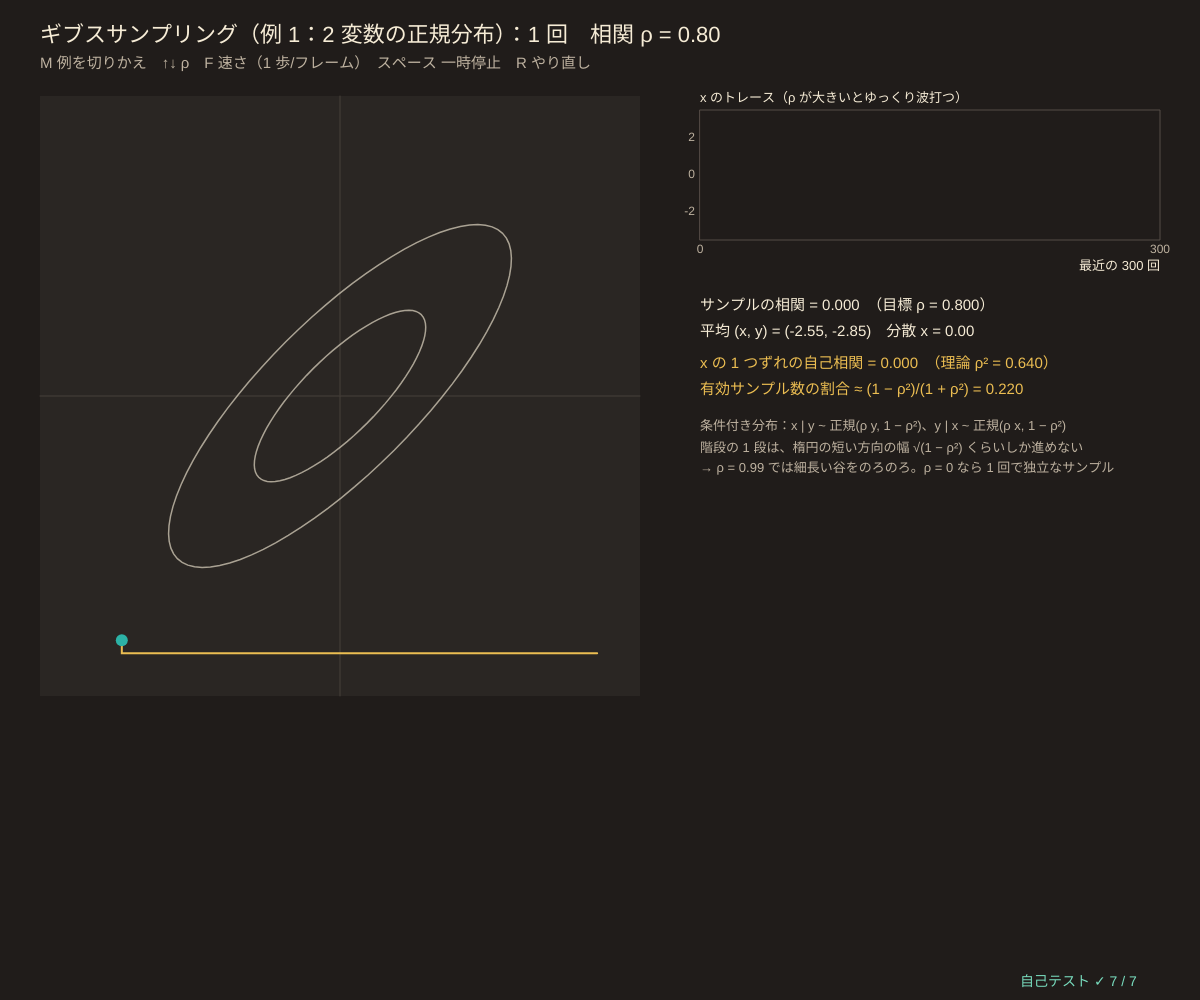
Frame 1 (no input)
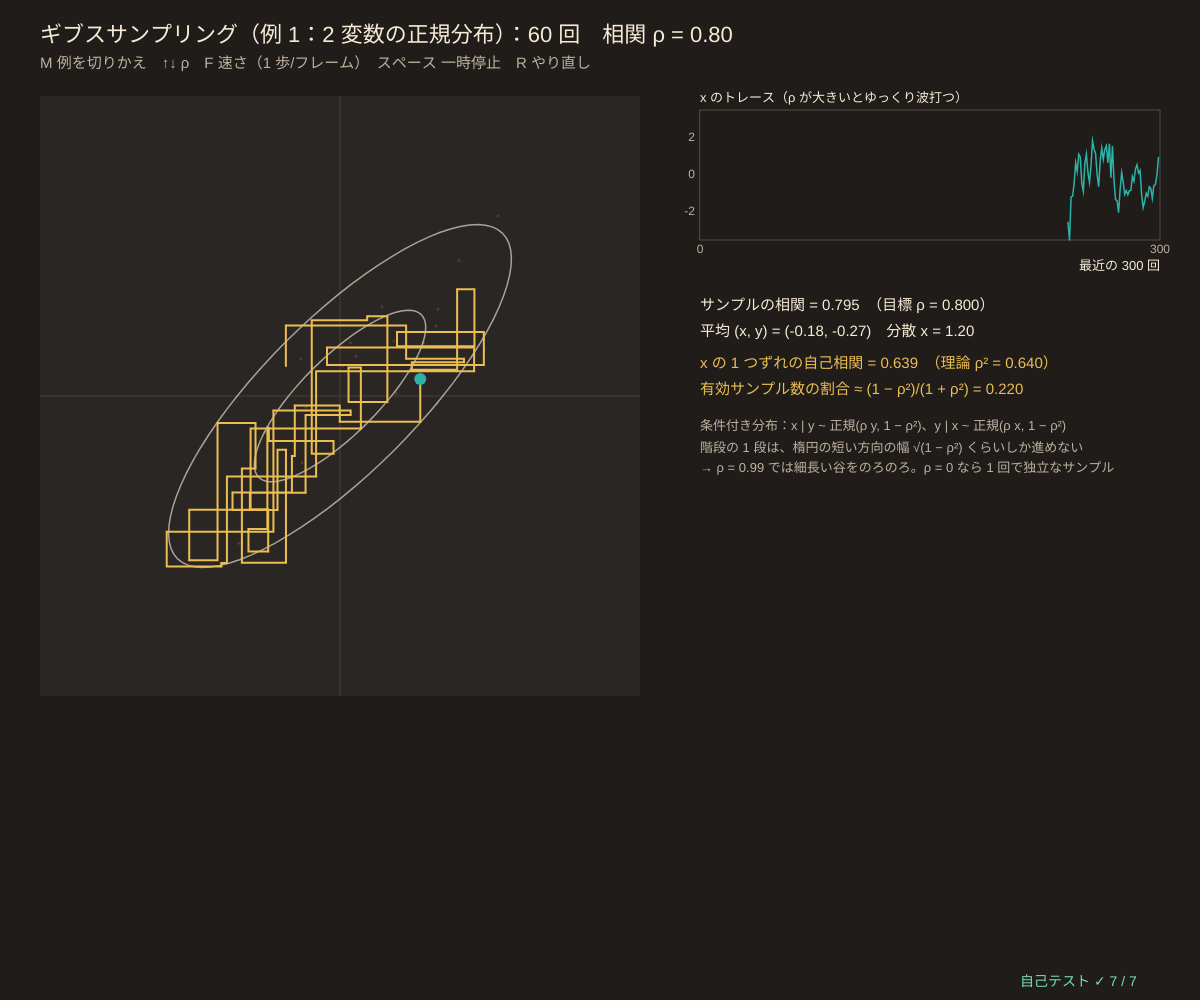
Frame 60 (no input)
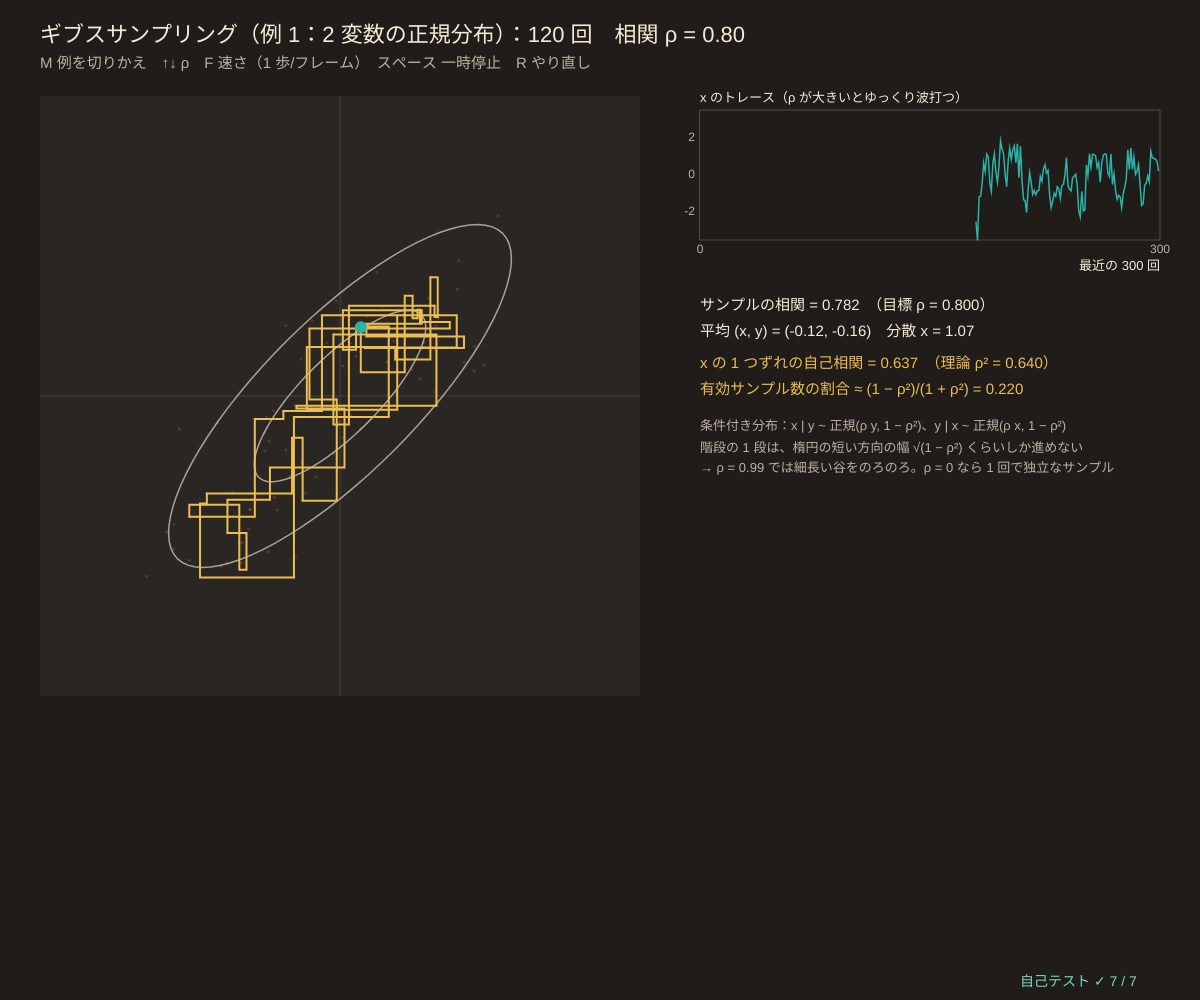
Frame 120 (the mouse pressed at the canvas centre since frame 60)

The p5.js sketch that drew these frames (run headless with seeded random() and noise() and a simulated clock; from frame 60 on, the mouse is pressed at the canvas centre):

// p5.js sketch
// ── sketch.js
// ============================================
// 12 ギブスサンプリング ─ 変数を 1 つずつ、「ほかを固定したときの分布（条件付き分布）」から引き直す
// 2 変数の正規分布（相関 ρ）なら、x | y は 平均 ρy・分散 1 − ρ² の正規分布。x を引き、次に y を引く…をくり返す。
// 動きは必ず軸に平行（階段）。相関が強いと細長い谷を小さな階段でしか進めず、ゆっくりになる（x の 1 つずれの自己相関 = ρ²）
// M で 2 つ目の例：ノイズの入った白黒の画像。「となりどうしは同じ色になりやすい」（イジング事前分布）と
// 「観測した色に近い」を合わせた条件付き確率で、画素を 1 つずつ引き直すとノイズが消えていく
// M 例を切りかえ / ↑↓ 相関 ρ（例 1）・← → となりの結びつき J（例 2）/ N ノイズを作り直す / F 速さ / スペース 一時停止 / R やり直し
// ============================================

let rho = 0.8;                           // ★ 相関（−0.99〜0.99）
let couplingJ = 0.8;                     // ★ となりの画素の結びつき J（0 = 事前分布なし）
const FLIP = 0.15;                       // ★ ノイズ：画素が反転している割合
const IMG_W = 64, IMG_H = 40;            // 画像の大きさ
const SPEEDS = ['ゆっくり', '1 歩/フレーム', '全力'];
let demo = 0, speedIdx = 1, paused = false;
// 例 1：正規分布
let gp = [3, -3], stairs = [], gxs = [], gn = 0, sxy = [0, 0, 0, 0, 0], dotBuf = null, plotSq = null;
// 例 2：画像
let clean, noisy, spins, postSum, nSweeps = 0, imgBufs = {};

function setup() {
  createCanvas(windowWidth, windowHeight);
  selfTest();
  seedRng(12); resetNormal(); makeImages();
}

// ---- 例 1：2 変数の正規分布
function resetNormal() { gp = [3, -3]; stairs = [gp.slice()]; gxs = []; gn = 0; sxy = [0, 0, 0, 0, 0]; if (dotBuf) dotBuf.clear(); }
// ★ ギブスの 1 回 = x | y を引いて、y | x を引く
function gibbsNormal(p, r) {
  let sd = Math.sqrt(1 - r * r);
  let x = r * p[1] + sd * randn();
  let y = r * x + sd * randn();
  return [x, y];
}
function normalStep() {
  let q = gibbsNormal(gp, rho);
  stairs.push([q[0], gp[1]], q.slice()); if (stairs.length > 80) stairs.splice(0, stairs.length - 80);
  gp = q; gn++; gxs.push(q[0]); if (gxs.length > 20000) gxs.splice(0, gxs.length - 20000);
  sxy[0] += q[0]; sxy[1] += q[1]; sxy[2] += q[0] * q[0]; sxy[3] += q[1] * q[1]; sxy[4] += q[0] * q[1];
  if (dotBuf && plotSq) { let s = toSq(q); dotBuf.noStroke(); dotBuf.fill(DICE[0], DICE[1], DICE[2], 70); dotBuf.circle(s[0] - plotSq.x, s[1] - plotSq.y, 3); }
}
function sampleCorr(s, n) {              // 相関係数（合計から）
  if (n < 2) return 0;
  let mx = s[0] / n, my = s[1] / n, vx = s[2] / n - mx * mx, vy = s[3] / n - my * my;
  return vx > 0 && vy > 0 ? (s[4] / n - mx * my) / Math.sqrt(vx * vy) : 0;
}
function lagCorr(xs, k) {                // ずれ k の自己相関
  let n = xs.length, m = meanOf(xs), v = 0, c = 0;
  if (n <= k + 2) return 0;
  for (let x of xs) v += (x - m) * (x - m);
  for (let i = 0; i + k < n; i++) c += (xs[i] - m) * (xs[i + k] - m);
  return v > 0 ? c / v : 0;
}
function toSq(p) { return [plotSq.x + ((p[0] + 3.5) / 7) * plotSq.w, plotSq.y + ((3.5 - p[1]) / 7) * plotSq.w]; }

// ---- 例 2：ノイズ除去（値は +1 = 白、−1 = 黒）
function cleanPixel(i, j) {              // ★ 元の絵（自作の図形：丸、四角、斜めの帯）
  let x = i / IMG_W, y = j / IMG_H;
  if ((x - 0.25) ** 2 * 2.5 + (y - 0.5) ** 2 < 0.07) return 1;
  if (x > 0.5 && x < 0.9 && y > 0.18 && y < 0.42) return 1;
  if (x > 0.5 && Math.abs(y - 0.75 - (x - 0.7) * 0.6) < 0.08) return 1;
  return -1;
}
function makeImages() {
  clean = new Int8Array(IMG_W * IMG_H); noisy = new Int8Array(IMG_W * IMG_H);
  for (let j = 0; j < IMG_H; j++) for (let i = 0; i < IMG_W; i++) { let k = j * IMG_W + i; clean[k] = cleanPixel(i, j); noisy[k] = rnd() < FLIP ? -clean[k] : clean[k]; }
  resetSpins();
}
function resetSpins() { spins = Int8Array.from(noisy); postSum = new Float64Array(IMG_W * IMG_H); nSweeps = 0; }
// ★ 画素 k の条件付き確率 P(白 | となり, 観測) = 1 / (1 + exp(−2 (J Σ となり + h y_k)))、h = ½ ln((1 − ノイズ)/ノイズ)
function gibbsSweep(sp, obs, cj, w, h) {
  let hb = 0.5 * Math.log((1 - FLIP) / FLIP);
  for (let j = 0; j < h; j++) for (let i = 0; i < w; i++) {
    let k = j * w + i, nb = 0;
    if (i > 0) nb += sp[k - 1]; if (i < w - 1) nb += sp[k + 1]; if (j > 0) nb += sp[k - w]; if (j < h - 1) nb += sp[k + w];
    sp[k] = rnd() < 1 / (1 + Math.exp(-2 * (cj * nb + hb * obs[k]))) ? 1 : -1;
  }
}
function imageSweep() { gibbsSweep(spins, noisy, couplingJ, IMG_W, IMG_H); nSweeps++; if (nSweeps > 5) for (let k = 0; k < spins.length; k++) postSum[k] += spins[k]; }
function errRate(a) { let e = 0; for (let k = 0; k < clean.length; k++) if (a[k] !== clean[k]) e++; return e / clean.length; }
function postMeanImage() { let n = Math.max(1, nSweeps - 5); return Int8Array.from(postSum, (v) => (nSweeps > 5 ? (v / n >= 0 ? 1 : -1) : 0)); }

function draw() {
  background(...BG);
  if (!paused) {
    let reps = speedIdx === 0 ? (frameCount % 6 === 0 ? 1 : 0) : speedIdx === 1 ? 1 : 0, t0 = performance.now();
    if (speedIdx === 2) { while (performance.now() - t0 < 6) { if (demo === 0) for (let k = 0; k < 20; k++) normalStep(); else imageSweep(); } }
    else for (let k = 0; k < reps; k++) demo === 0 ? normalStep() : imageSweep();
  }
  if (demo === 0) drawNormal(); else drawImages();
  drawSelfTest(width - 180, height - 14);
}

function drawNormal() {
  hudTitle('ギブスサンプリング（例 1：2 変数の正規分布）：' + gn + ' 回　相関 ρ = ' + fmtN(rho, 2),
    'M 例を切りかえ　↑↓ ρ　F 速さ（' + SPEEDS[speedIdx] + '）　スペース ' + (paused ? '再開' : '一時停止') + '　R やり直し');
  let side = Math.min(height - 140, width * 0.5); plotSq = { x: 40, y: 96, w: side };
  if (!dotBuf || dotBuf.width !== Math.round(side)) { dotBuf = createGraphics(Math.round(side), Math.round(side)); dotBuf.pixelDensity(1); }
  noStroke(); fill(42, 38, 35); rect(plotSq.x, plotSq.y, side, side);
  stroke(70, 64, 58); strokeWeight(1); let o = toSq([0, 0]); line(plotSq.x, o[1], plotSq.x + side, o[1]); line(o[0], plotSq.y, o[0], plotSq.y + side);
  image(dotBuf, plotSq.x, plotSq.y);
  for (let rr of [1, 2]) {                // 等高線：1σ・2σ の楕円（主軸は 45°）
    let pts = []; for (let k = 0; k <= 80; k++) { let t = (k / 80) * 2 * Math.PI, a = rr * Math.sqrt(1 + rho) * Math.cos(t), b = rr * Math.sqrt(1 - rho) * Math.sin(t); pts.push(toSq([(a + b) / Math.SQRT2, (a - b) / Math.SQRT2])); }
    stroke(...CREAM, 160); strokeWeight(1.5); polyline(pts);
  }
  stroke(...MUSTARD); strokeWeight(2); polyline(stairs.map(toSq));
  let c = toSq(gp); noStroke(); fill(...TEAL); circle(c[0], c[1], 12);

  let rx = plotSq.x + side + 60, rw = width - rx - 40;
  let g1 = { x: rx, y: 110, w: rw, h: 130, x0: 0, x1: 300, y0: -3.5, y1: 3.5 };
  plotAxes(g1, '最近の 300 回', 'x のトレース（ρ が大きいとゆっくり波打つ）', [0, 300], [-2, 0, 2]);
  let tail = gxs.slice(-300); drawCurve(g1, tail, TEAL, 1.5, 300 - tail.length);
  let n = Math.max(1, gn), ty = 310, r1 = frameCount % 20 === 0 || !drawNormal.r1 ? (drawNormal.r1 = lagCorr(gxs.slice(-5000), 1)) : drawNormal.r1;
  noStroke(); fill(...CREAM); textSize(15); textAlign(LEFT, BASELINE);
  text('サンプルの相関 = ' + fmtN(sampleCorr(sxy, gn), 3) + '　（目標 ρ = ' + fmtN(rho, 3) + '）', rx, ty);
  text('平均 (x, y) = (' + fmtN(sxy[0] / n, 2) + ', ' + fmtN(sxy[1] / n, 2) + ')　分散 x = ' + fmtN(sxy[2] / n - (sxy[0] / n) ** 2, 2), rx, ty + 26);
  fill(...MUSTARD); text('x の 1 つずれの自己相関 = ' + fmtN(r1, 3) + '　（理論 ρ² = ' + fmtN(rho * rho, 3) + '）', rx, ty + 58);
  text('有効サンプル数の割合 ≈ (1 − ρ²)/(1 + ρ²) = ' + fmtN((1 - rho * rho) / (1 + rho * rho), 3), rx, ty + 84);
  fill(...SUB); textSize(13);
  text('条件付き分布：x | y ~ 正規(ρ y, 1 − ρ²)、y | x ~ 正規(ρ x, 1 − ρ²)', rx, ty + 120);
  text('階段の 1 段は、楕円の短い方向の幅 √(1 − ρ²) くらいしか進めない', rx, ty + 142);
  text('→ ρ = 0.99 では細長い谷をのろのろ。ρ = 0 なら 1 回で独立なサンプル', rx, ty + 162);
}

function drawImages() {
  hudTitle('ギブスサンプリング（例 2：画像のノイズ除去）：' + nSweeps + ' スイープ　J = ' + fmtN(couplingJ, 2) + '　ノイズ ' + Math.round(FLIP * 100) + '%',
    'M 例を切りかえ　← → J　N ノイズを作り直す　F 速さ（' + SPEEDS[speedIdx] + '）　スペース ' + (paused ? '再開' : '一時停止') + '　R やり直し');
  let pm = postMeanImage(), panels = [['元の絵（答え）', clean], ['観測（ノイズ入り）', noisy], ['いまのサンプル', spins], ['平均して多数決（事後平均）', pm]];
  let pw = Math.min((width - 120) / 2, ((height - 230) / 2) * (IMG_W / IMG_H)), ph = pw * (IMG_H / IMG_W);
  drawingContext.imageSmoothingEnabled = false;
  panels.forEach(([name, arr], k) => {
    let x = 40 + (k % 2) * (pw + 40), y = 110 + Math.floor(k / 2) * (ph + 50);
    if (!imgBufs[k]) { imgBufs[k] = createGraphics(IMG_W, IMG_H); imgBufs[k].pixelDensity(1); }
    let b = imgBufs[k]; b.loadPixels();
    for (let q = 0; q < arr.length; q++) { let v = arr[q] > 0 ? 240 : arr[q] < 0 ? 36 : 110; b.pixels[4 * q] = v; b.pixels[4 * q + 1] = v * 0.95; b.pixels[4 * q + 2] = v * 0.85; b.pixels[4 * q + 3] = 255; }
    b.updatePixels(); image(b, x, y, pw, ph);
    noStroke(); fill(...CREAM); textSize(15); textAlign(LEFT, BASELINE);
    text(name + (k > 0 && (k < 3 || nSweeps > 5) ? '　まちがい ' + fmtN(100 * errRate(arr), 1) + '%' : ''), x, y - 8);
  });
  drawingContext.imageSmoothingEnabled = true;
  fill(...SUB); textSize(13); textAlign(LEFT, BASELINE);
  text('白 = +1、黒 = −1。P(白 | となり, 観測) = 1 / (1 + exp(−2 (J × となりの合計 + h × 観測)))。J = 0 だと観測をなぞるだけ、J が大きすぎると細部が消える', 40, height - 40);
}

function keyPressed() {
  if (key === 'm' || key === 'M') demo = 1 - demo;
  if (key === UP_ARROW && demo === 0) { rho = Math.min(0.99, Math.round((rho + 0.1) * 100) / 100); if (rho > 0.9) rho = 0.99; resetNormal(); }
  if (key === DOWN_ARROW && demo === 0) { rho = rho >= 0.99 ? 0.9 : Math.max(-0.9, Math.round((rho - 0.1) * 100) / 100); resetNormal(); }
  if (key === RIGHT_ARROW && demo === 1) { couplingJ = Math.min(2, Math.round((couplingJ + 0.1) * 10) / 10); resetSpins(); }
  if (key === LEFT_ARROW && demo === 1) { couplingJ = Math.max(0, Math.round((couplingJ - 0.1) * 10) / 10); resetSpins(); }
  if (key === 'n' || key === 'N') makeImages();
  if (key === 'f' || key === 'F') speedIdx = (speedIdx + 1) % SPEEDS.length;
  if (key === ' ') paused = !paused;
  if (key === 'r' || key === 'R') { resetNormal(); resetSpins(); }
  return false;
}

// ============================================
// やってみよう
// ・ρ = 0、0.8、0.99 で、階段の形とトレースの波打ち方を比べる。自己相関はいつも ρ² になっている？
// ・ρ = −0.8 にすると楕円の向きは？ 自己相関 ρ² は正のまま？
// ・例 2 で J = 0、0.8、2 を比べる。まちがいがいちばん少ない J は？
// ・FLIP を 0.3 に上げる。cleanPixel を書きかえて自分の絵（文字や模様）でも試す
// ============================================

// ---- 自己テスト
function normPdf2(x, y, r) { return Math.exp(-(x * x - 2 * r * x * y + y * y) / (2 * (1 - r * r))) / (2 * Math.PI * Math.sqrt(1 - r * r)); }
function normPdf1(x, m, v) { return Math.exp(-((x - m) ** 2) / (2 * v)) / Math.sqrt(2 * Math.PI * v); }
function selfTest() {
  selfTestResults = [];
  let worst = 0;
  for (let [x, y] of [[0.3, -1.2], [2, 1.5], [-0.7, 0.4]]) worst = Math.max(worst, Math.abs(normPdf2(x, y, 0.8) / normPdf1(y, 0, 1) - normPdf1(x, 0.8 * y, 1 - 0.64)));
  check('条件付き分布：p(x, y)/p(y) = 正規(ρy, 1 − ρ²)（ずれ ' + worst.toExponential(1) + '）', worst < 1e-12);
  seedRng(1201); let p = [0, 0], xs = [], s = [0, 0, 0, 0, 0], nT = 40000;
  for (let t = 0; t < nT; t++) { p = gibbsNormal(p, 0.8); xs.push(p[0]); s[0] += p[0]; s[1] += p[1]; s[2] += p[0] * p[0]; s[3] += p[1] * p[1]; s[4] += p[0] * p[1]; }
  let ess = (nT * (1 - 0.64)) / (1 + 0.64), rc = sampleCorr(s, nT);
  check('ρ = 0.8：サンプルの相関 ' + fmtN(rc, 4) + ' ≈ 0.8', Math.abs(rc - 0.8) < Math.max(0.02, (4 * (1 - 0.64)) / Math.sqrt(ess)));
  check('平均 ≈ 0、分散 ≈ 1（許容 4 SE）', Math.abs(s[0] / nT) < 4 / Math.sqrt(ess) && Math.abs(s[2] / nT - 1) < 0.06);
  let r1 = lagCorr(xs, 1);
  check('x の 1 つずれの自己相関 ' + fmtN(r1, 3) + ' ≈ ρ² = 0.64', Math.abs(r1 - 0.64) < 0.03);
  seedRng(1202); let p2 = [0, 0], x99 = [];
  for (let t = 0; t < 20000; t++) { p2 = gibbsNormal(p2, 0.99); x99.push(p2[0]); }
  let r99 = lagCorr(x99, 1);
  check('ρ = 0.99 は遅い：自己相関 ' + fmtN(r99, 3) + ' ≈ 0.98', r99 > 0.95);
  // 2 × 2 の画像（4 画素）：ランダムに 1 画素えらぶギブスの遷移行列 16 × 16 を正確に作り、定常分布 = ボルツマン分布
  let obs = [1, -1, 1, 1], cj = 0.7, hb = 0.4, edges = [[0, 1], [2, 3], [0, 2], [1, 3]], nbrs = [[1, 2], [0, 3], [0, 3], [1, 2]];
  let spinOf = (st, i) => ((st >> i) & 1 ? 1 : -1), boltz = [];
  for (let st = 0; st < 16; st++) { let e = 0; for (let [a, b] of edges) e += cj * spinOf(st, a) * spinOf(st, b); for (let i = 0; i < 4; i++) e += hb * obs[i] * spinOf(st, i); boltz.push(Math.exp(e)); }
  let zb = sumOf(boltz), piB = boltz.map((v) => v / zb), km = zerosMat(16);
  for (let st = 0; st < 16; st++) for (let i = 0; i < 4; i++) {
    let nb = nbrs[i].reduce((acc, j) => acc + spinOf(st, j), 0), pUp = 1 / (1 + Math.exp(-2 * (cj * nb + hb * obs[i])));
    km[st][st | (1 << i)] += 0.25 * pUp; km[st][st & ~(1 << i)] += 0.25 * (1 - pUp);
  }
  check('4 画素のギブス：行の合計 = 1、π P = π（π = ボルツマン分布）', rowSumErr(km) < 1e-12 && maxAbsDiff(vecMat(piB, km), piB) < 1e-14 && maxAbsDiff(stationaryExact(km), piB) < 1e-12);
  // ノイズ除去：事後平均の多数決は、観測よりずっとまちがいが少ない
  seedRng(1203); makeImages(); let eNoisy = errRate(noisy);
  for (let t = 0; t < 40; t++) imageSweep();
  let eMean = errRate(postMeanImage());
  check('ノイズ除去：まちがい ' + fmtN(100 * eNoisy, 1) + '% → ' + fmtN(100 * eMean, 1) + '%（半分未満）', eMean < eNoisy / 2);
  reportSelfTest();
}

// ==================================================
// ここから下は「マルコフ連鎖の道具」（中身は読まなくても OK。消さないでね）
// ==================================================
// ---- 色と小さな道具
const BG = [32, 28, 26];                // 背景（あたたかい炭色）
const CREAM = [246, 236, 214], DICE = [236, 96, 58], TEAL = [44, 178, 166], MUSTARD = [236, 190, 82], PLUM = [190, 130, 200], SUB = [190, 178, 160];
const STATE_COLS = [[236, 96, 58], [44, 178, 166], [236, 190, 82], [190, 130, 200], [120, 190, 240], [150, 210, 110], [240, 140, 170], [200, 170, 130]];
function clampv(v, a, b) { return v < a ? a : v > b ? b : v !== v ? a : v; }     // NaN なら a に戻す
function sumOf(a) { let s = 0; for (let v of a) s += v; return s; }
function meanOf(a) { return a.length ? sumOf(a) / a.length : 0; }
function sampleFrom(p) { let u = rnd() * sumOf(p), c = 0; for (let i = 0; i < p.length; i++) { c += p[i]; if (u < c) return i; } return p.length - 1; }   // 確率 p[i] で i を返す
function fmtN(v, d) { if (typeof v !== 'number' || v !== v) return '?'; if (!isFinite(v)) return '∞'; let s = v.toFixed(d === undefined ? 2 : d); return /^-0\.?0*$/.test(s) ? s.slice(1) : s; }
function hudTitle(t, sub) {            // 左上の見出しと操作の説明
  noStroke(); fill(...CREAM); textSize(22); textAlign(LEFT, BASELINE); text(t, 40, 42);
  fill(...SUB); textSize(15); text(sub, 40, 68);
}
// ---- 種つきの乱数（同じ種なら毎回同じ列 → 実験をくり返せる）
let rngState = 1;
function seedRng(s) { rngState = (s >>> 0) || 1; }
function rnd() {                       // 0〜1 の一様乱数（mulberry32）
  rngState = (rngState + 0x6d2b79f5) >>> 0;
  let t = rngState;
  t = Math.imul(t ^ (t >>> 15), t | 1);
  t ^= t + Math.imul(t ^ (t >>> 7), t | 61);
  return ((t ^ (t >>> 14)) >>> 0) / 4294967296;
}
function rndInt(a, b) { return a + Math.floor(rnd() * (b - a + 1)); }
function randn() { let u = 1 - rnd(), v = rnd(); return Math.sqrt(-2 * Math.log(u)) * Math.cos(2 * Math.PI * v); }   // 標準正規分布
// ---- 行列の道具（行列 = 配列の配列。遷移行列 transP[i][j] = i の次に j へ行く確率、行の和 = 1）
function zerosMat(n, m) { let a = []; for (let i = 0; i < n; i++) a.push(new Array(m === undefined ? n : m).fill(0)); return a; }
function eyeMat(n) { let a = zerosMat(n); for (let i = 0; i < n; i++) a[i][i] = 1; return a; }
function copyMat(a) { return a.map((r) => r.slice()); }
function matMul(a, b) {                // 行列の積 (a b)[i][j] = Σ_k a[i][k] b[k][j]
  let n = a.length, m = b[0].length, kk = b.length, c = zerosMat(n, m);
  for (let i = 0; i < n; i++) for (let k = 0; k < kk; k++) { let v = a[i][k]; if (v !== 0) for (let j = 0; j < m; j++) c[i][j] += v * b[k][j]; }
  return c;
}
function vecMat(v, a) {                // 横ベクトル × 行列：次の時刻の分布 = いまの分布 × P
  let out = new Array(a[0].length).fill(0);
  for (let i = 0; i < v.length; i++) if (v[i] !== 0) for (let j = 0; j < out.length; j++) out[j] += v[i] * a[i][j];
  return out;
}
function matPow(a, k) { let r = eyeMat(a.length); for (let t = 0; t < k; t++) r = matMul(r, a); return r; }   // P^k（k 回かけるだけ）
function maxAbsDiff(a, b) {            // 2 つの行列（またはベクトル）のいちばん大きなずれ
  let d = 0;
  for (let i = 0; i < a.length; i++) { if (Array.isArray(a[i])) d = Math.max(d, maxAbsDiff(a[i], b[i])); else d = Math.max(d, Math.abs(a[i] - b[i])); }
  return d;
}
function rowSumErr(a, target) { let d = 0; for (let r of a) d = Math.max(d, Math.abs(sumOf(r) - (target === undefined ? 1 : target))); return d; }
function fixRows(a) {                  // 行の和を 1 に。全部 0 の行は「その場にとどまる」にする（NaN を出さない）
  return a.map((r, i) => { let s = sumOf(r); if (!(s > 1e-12)) { let z = r.map(() => 0); z[i] = 1; return z; } return r.map((v) => v / s); });
}
function solveLinear(a, b) {           // ガウスの消去法（部分ピボット）で a x = b。解けなければ null
  let n = a.length, m = a.map((r, i) => r.concat([b[i]]));
  for (let c = 0; c < n; c++) {
    let p = c; for (let r = c + 1; r < n; r++) if (Math.abs(m[r][c]) > Math.abs(m[p][c])) p = r;
    if (Math.abs(m[p][c]) < 1e-13) return null;
    [m[c], m[p]] = [m[p], m[c]];
    for (let r = 0; r < n; r++) { if (r === c) continue; let f = m[r][c] / m[c][c]; if (f !== 0) for (let k = c; k <= n; k++) m[r][k] -= f * m[c][k]; }
  }
  return m.map((r, i) => r[n] / r[i]);
}
function matInv(a) {                   // 逆行列（ガウス-ジョルダン）。逆がなければ null
  let n = a.length, cols = [];
  for (let j = 0; j < n; j++) { let e = new Array(n).fill(0); e[j] = 1; let x = solveLinear(a, e); if (!x) return null; cols.push(x); }
  return a.map((_, i) => cols.map((c) => c[i]));
}
// 定常分布：π P = π と Σ π = 1 を連立方程式として解く（(P^T − I) π = 0 の最後の式を Σ π = 1 に置きかえる）
function stationaryExact(a) {
  let n = a.length, m = zerosMat(n), b = new Array(n).fill(0);
  for (let i = 0; i < n; i++) for (let j = 0; j < n; j++) m[i][j] = a[j][i] - (i === j ? 1 : 0);
  for (let j = 0; j < n; j++) m[n - 1][j] = 1; b[n - 1] = 1;
  return solveLinear(m, b);
}
function stationaryPower(a, tol, maxIt, start) {   // べき乗法：π ← π P を変化が tol 未満になるまで
  let n = a.length, v = start ? start.slice() : new Array(n).fill(1 / n), its = 0, d = Infinity;
  while (d > (tol || 1e-13) && its < (maxIt || 100000)) { let w = vecMat(v, a); d = maxAbsDiff(w, v); v = w; its++; }
  return { pi: v, its };
}
function tvDist(p, q) { let s = 0; for (let i = 0; i < p.length; i++) s += Math.abs(p[i] - q[i]); return s / 2; }   // 全変動距離
function entropyRate(a, pi) {          // エントロピー率 H = −Σ_i π_i Σ_j P_ij log₂ P_ij（1 歩あたりの情報量、ビット）
  let h = 0;
  for (let i = 0; i < a.length; i++) for (let v of a[i]) if (v > 0) h -= pi[i] * v * Math.log2(v);
  return h;
}
// ---- グラフの道具：g = { x, y, w, h, x0, x1, y0, y1 }
function gX(g, v) { return g.x + clampv((v - g.x0) / (g.x1 - g.x0), -0.02, 1.02) * g.w; }
function gY(g, v) { return g.y + g.h - clampv((v - g.y0) / (g.y1 - g.y0), -0.02, 1.02) * g.h; }
function plotAxes(g, xl, yl, xt, yt) {
  stroke(84, 76, 70); strokeWeight(1); noFill(); rect(g.x, g.y, g.w, g.h);
  noStroke(); fill(...SUB); textSize(12); textAlign(CENTER, TOP);
  for (let v of xt) text(+v.toPrecision(3), gX(g, v), g.y + g.h + 4);
  textAlign(RIGHT, CENTER);
  for (let v of yt) text(+v.toPrecision(3), g.x - 5, gY(g, v));
  textAlign(LEFT, BASELINE); fill(...CREAM); textSize(13);
  text(xl, g.x + g.w - textWidth(xl), g.y + g.h + 30); text(yl, g.x, g.y - 8);
}
function polyline(pts) {               // 点が 2 つ以上あるときだけ折れ線を描く（空の beginShape を作らない）
  if (pts.length < 2) return;
  noFill(); beginShape(); for (let p of pts) vertex(p[0], p[1]); endShape();
}
function drawCurve(g, arr, col, sw, xOff) {   // arr[i] を x = i (+ xOff) に。長いときは間引いて 600 点まで
  let n = arr.length, stride = Math.max(1, Math.ceil(n / 600)), pts = [];
  for (let i = 0; i < n; i += stride) pts.push([gX(g, i + (xOff || 0)), gY(g, arr[i])]);
  if (n > 1 && (n - 1) % stride) pts.push([gX(g, n - 1 + (xOff || 0)), gY(g, arr[n - 1])]);
  stroke(...col); strokeWeight(sw || 2); polyline(pts);
}
function legend(x, y, items) {         // items = [[色, 名前], …]
  textSize(13); textAlign(LEFT, CENTER);
  for (let [c, s] of items) { noStroke(); fill(...c); rect(x, y - 5, 16, 10); fill(...CREAM); text(s, x + 22, y); y += 20; }
}
function drawBars(x, y, w, h, vals, cols, top, names) {   // 棒グラフ（top = 縦軸の上限）
  let n = vals.length, bw = w / n;
  stroke(84, 76, 70); strokeWeight(1); line(x, y + h, x + w, y + h); noStroke();
  for (let i = 0; i < n; i++) {
    let c = cols[i % cols.length], hh = clampv(vals[i] / (top || 1), 0, 1) * h; fill(...c); rect(x + i * bw + bw * 0.12, y + h - hh, bw * 0.76, hh, 3);
    if (names) { fill(...SUB); textSize(12); textAlign(CENTER, TOP); text(names[i], x + i * bw + bw / 2, y + h + 4); }
  }
}
// ---- 自己テストの道具
let selfTestResults = [];
function check(name, cond) { selfTestResults.push({ name, ok: !!cond }); }
function near(a, b, tol) { return a !== null && a !== undefined && isFinite(a) && Math.abs(a - b) <= (tol === undefined ? 1e-9 : tol); }
function noNaN(v) { return Array.isArray(v) || ArrayBuffer.isView(v) ? Array.from(v).every(noNaN) : !(typeof v === 'number' && !isFinite(v)); }
function reportSelfTest() { for (let r of selfTestResults) (r.ok ? console.log : console.error)((r.ok ? '✓ ' : '✗ ') + r.name); }
function selfTestLine() { let n = selfTestResults.filter((r) => r.ok).length; return '自己テスト ' + (n === selfTestResults.length ? '✓ ' : '✗ ') + n + ' / ' + selfTestResults.length; }
function drawSelfTest(x, y) { noStroke(); fill(selfTestResults.every((r) => r.ok) ? color(120, 220, 190) : color(255, 90, 90)); textSize(14); textAlign(LEFT, BASELINE); text(selfTestLine(), x, y); }
